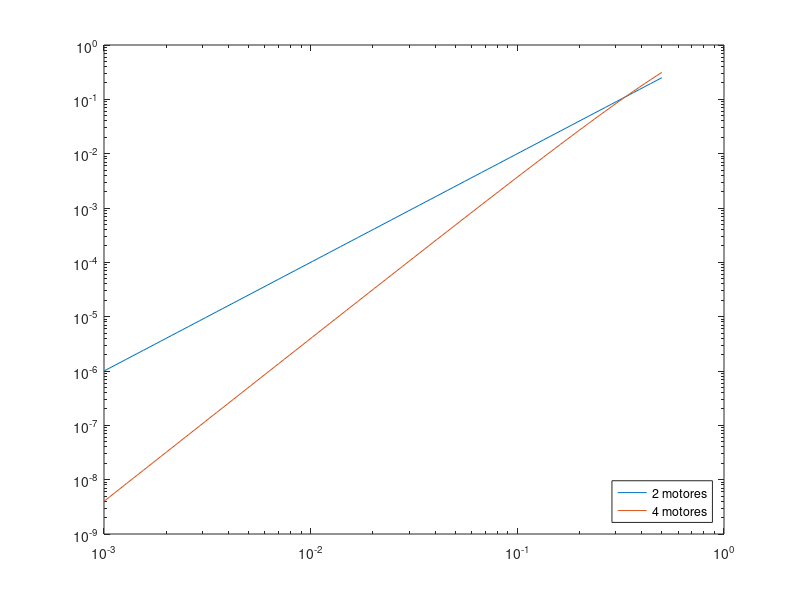

Write MATLAB code to recreate this figure.
clear
close all
clc

fprintf("Secção 2.2, exercício 5\n\n")

% Probabilidade de um motor falhar
pArray = logspace(-3,log10(1/2),100);
len = length(pArray);
p2Motores = zeros(1, len);
p4Motores = zeros(1, len);

for i = 1:len
    p2Motores(i) = nchoosek(2, 2) * pArray(i)^2 * (1-pArray(i))^(2-2);
    p4Motores(i) = nchoosek(4, 3) * pArray(i)^3 * (1-pArray(i))^(4-3) + ...
        nchoosek(4, 4) * pArray(i)^4 * (1-pArray(i))^(4-4);
end

loglog(pArray, p2Motores)
hold on
loglog(pArray, p4Motores)
legend("2 motores", "4 motores", "Location","southeast")